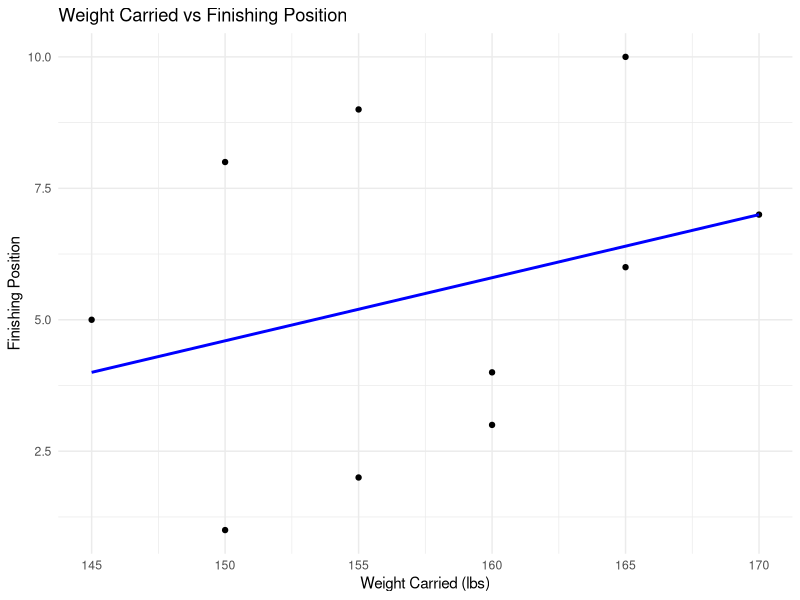

Here is the R script that generated this plot:
# Load necessary libraries
library(ggplot2)
library(dplyr)
library(magrittr) # In case dplyr doesn't load the %>% operator automatically

# Create a data frame with HorseID, Weight carried, and Position finished
race_data <- data.frame(
  HorseID = 1:10,
  Weight = c(150, 160, 155, 145, 170, 165, 160, 150, 155, 165),
  Position = c(1, 3, 2, 5, 7, 6, 4, 8, 9, 10)
)

# Print the data frame
print(race_data)

# Summary statistics
summary_stats <- race_data %>%
  summarise(
    avg_weight = mean(Weight),
    avg_position = mean(Position),
    weight_sd = sd(Weight),
    position_sd = sd(Position)
  )

# Print summary statistics
print(summary_stats)

# Create a scatter plot of Weight vs Position
plot <- ggplot(race_data, aes(x = Weight, y = Position)) +
  geom_point() +
  geom_smooth(method = "lm", se = FALSE, color = "blue") +
  theme_minimal() +
  labs(title = "Weight Carried vs Finishing Position",
       x = "Weight Carried (lbs)",
       y = "Finishing Position")

# Save the plot
ggsave("weight_vs_position.png", plot = plot)

# Print a message
print("Analysis complete. Plot saved as weight_vs_position.png.")

